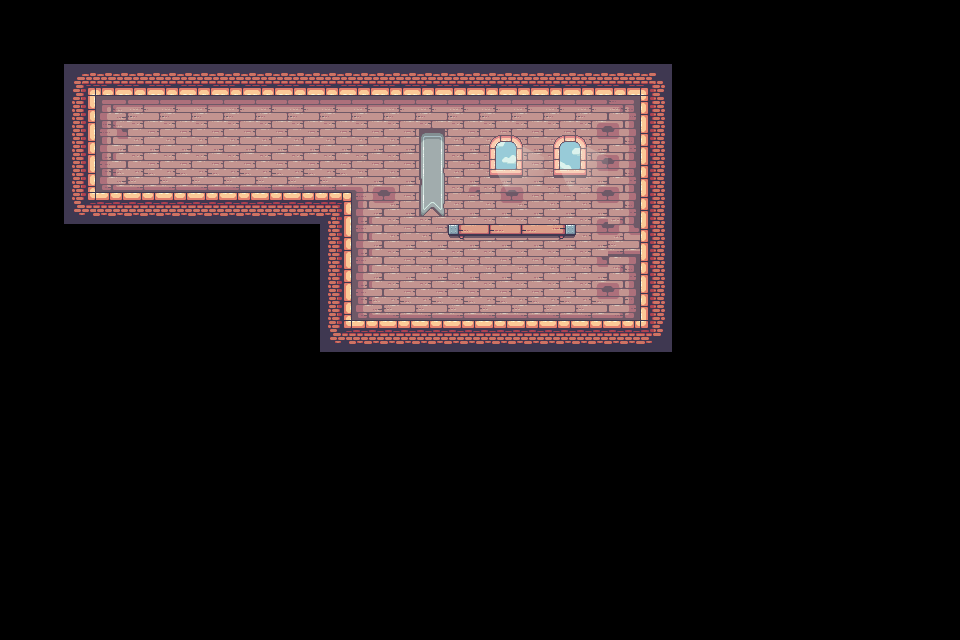

The image is a tile-based game level rendered from a .tmx file. Its description and complete source (layers, tilesets, objects, tile grids) follow:
An orthogonal 30x20 tile map with 32x32 px tiles, 2 tile layers (Tile Layer 1, Tile Layer 2), 2 tilesets.

<map version="1.10" tiledversion="1.10.0" orientation="orthogonal" renderorder="right-down" width="30" height="20" tilewidth="32" tileheight="32" infinite="0" nextlayerid="3" nextobjectid="1">
 <tileset firstgid="1" source="terrain-32x32.tsx" />
 <tileset firstgid="248" source="decorations-32x32.tsx" />
 <layer id="1" name="Tile Layer 1" width="30" height="20">
  <data encoding="csv">
0,0,0,0,0,0,0,0,0,0,0,0,0,0,0,0,0,0,0,0,0,0,0,0,0,0,0,0,0,0,
0,0,0,0,0,0,0,0,0,0,0,0,0,0,0,0,0,0,0,0,0,0,0,0,0,0,0,0,0,0,
0,0,27,60,60,60,60,60,60,60,60,60,60,60,60,60,60,60,60,60,28,0,0,0,0,0,0,0,0,0,
0,0,42,135,136,136,136,136,136,136,136,136,136,136,136,136,136,136,198,208,40,0,0,0,0,0,0,0,0,0,
0,0,42,220,155,155,155,155,155,155,155,155,155,155,155,155,155,155,164,205,40,0,0,0,0,0,0,0,0,0,
0,0,42,173,174,174,174,174,174,174,174,163,142,155,141,141,142,155,164,205,40,0,0,0,0,0,0,0,0,0,
0,0,46,22,22,22,22,22,22,22,23,220,161,155,155,160,161,155,164,221,40,0,0,0,0,0,0,0,0,0,
0,0,0,0,0,0,0,0,0,0,42,154,155,155,155,155,155,155,160,224,40,0,0,0,0,0,0,0,0,0,
0,0,0,0,0,0,0,0,0,0,42,154,155,155,155,155,155,155,164,202,40,0,0,0,0,0,0,0,0,0,
0,0,0,0,0,0,0,0,0,0,42,173,174,174,174,174,174,174,217,227,40,0,0,0,0,0,0,0,0,0,
0,0,0,0,0,0,0,0,0,0,46,22,22,22,22,22,22,22,22,22,47,0,0,0,0,0,0,0,0,0,
0,0,0,0,0,0,0,0,0,0,0,0,0,0,0,0,0,0,0,0,0,0,0,0,0,0,0,0,0,0,
0,0,0,0,0,0,0,0,0,0,0,0,0,0,0,0,0,0,0,0,0,0,0,0,0,0,0,0,0,0,
0,0,0,0,0,0,0,0,0,0,0,0,0,0,0,0,0,0,0,0,0,0,0,0,0,0,0,0,0,0,
0,0,0,0,0,0,0,0,0,0,0,0,0,0,0,0,0,0,0,0,0,0,0,0,0,0,0,0,0,0,
0,0,0,0,0,0,0,0,0,0,0,0,0,0,0,0,0,0,0,0,0,0,0,0,0,0,0,0,0,0,
0,0,0,0,0,0,0,0,0,0,0,0,0,0,0,0,0,0,0,0,0,0,0,0,0,0,0,0,0,0,
0,0,0,0,0,0,0,0,0,0,0,0,0,0,0,0,0,0,0,0,0,0,0,0,0,0,0,0,0,0,
0,0,0,0,0,0,0,0,0,0,0,0,0,0,0,0,0,0,0,0,0,0,0,0,0,0,0,0,0,0,
0,0,0,0,0,0,0,0,0,0,0,0,0,0,0,0,0,0,0,0,0,0,0,0,0,0,0,0,0,0
</data>
 </layer>
 <layer id="2" name="Tile Layer 2" width="30" height="20">
  <data encoding="csv">
0,0,0,0,0,0,0,0,0,0,0,0,0,0,0,0,0,0,0,0,0,0,0,0,0,0,0,0,0,0,
0,0,0,0,0,0,0,0,0,0,0,0,0,0,0,0,0,0,0,0,0,0,0,0,0,0,0,0,0,0,
0,0,0,0,0,0,0,0,0,0,0,0,0,0,0,0,0,0,0,0,0,0,0,0,0,0,0,0,0,0,
0,0,0,0,0,0,0,0,0,0,0,0,0,0,0,0,0,0,0,0,0,0,0,0,0,0,0,0,0,0,
0,0,0,0,0,0,0,0,0,0,0,0,0,256,0,273,274,271,272,0,0,0,0,0,0,0,0,0,0,0,
0,0,0,0,0,0,0,0,0,0,0,0,0,263,0,280,281,278,279,0,0,0,0,0,0,0,0,0,0,0,
0,0,0,0,0,0,0,0,0,0,0,0,0,270,0,0,0,0,0,0,0,0,0,0,0,0,0,0,0,0,
0,0,0,0,0,0,0,0,0,0,0,0,0,0,264,265,265,266,0,0,0,0,0,0,0,0,0,0,0,0,
0,0,0,0,0,0,0,0,0,0,0,0,0,0,0,0,0,0,0,0,0,0,0,0,0,0,0,0,0,0,
0,0,0,0,0,0,0,0,0,0,0,0,0,0,0,0,0,0,0,0,0,0,0,0,0,0,0,0,0,0,
0,0,0,0,0,0,0,0,0,0,0,0,0,0,0,0,0,0,0,0,0,0,0,0,0,0,0,0,0,0,
0,0,0,0,0,0,0,0,0,0,0,0,0,0,0,0,0,0,0,0,0,0,0,0,0,0,0,0,0,0,
0,0,0,0,0,0,0,0,0,0,0,0,0,0,0,0,0,0,0,0,0,0,0,0,0,0,0,0,0,0,
0,0,0,0,0,0,0,0,0,0,0,0,0,0,0,0,0,0,0,0,0,0,0,0,0,0,0,0,0,0,
0,0,0,0,0,0,0,0,0,0,0,0,0,0,0,0,0,0,0,0,0,0,0,0,0,0,0,0,0,0,
0,0,0,0,0,0,0,0,0,0,0,0,0,0,0,0,0,0,0,0,0,0,0,0,0,0,0,0,0,0,
0,0,0,0,0,0,0,0,0,0,0,0,0,0,0,0,0,0,0,0,0,0,0,0,0,0,0,0,0,0,
0,0,0,0,0,0,0,0,0,0,0,0,0,0,0,0,0,0,0,0,0,0,0,0,0,0,0,0,0,0,
0,0,0,0,0,0,0,0,0,0,0,0,0,0,0,0,0,0,0,0,0,0,0,0,0,0,0,0,0,0,
0,0,0,0,0,0,0,0,0,0,0,0,0,0,0,0,0,0,0,0,0,0,0,0,0,0,0,0,0,0
</data>
 </layer>
</map>
